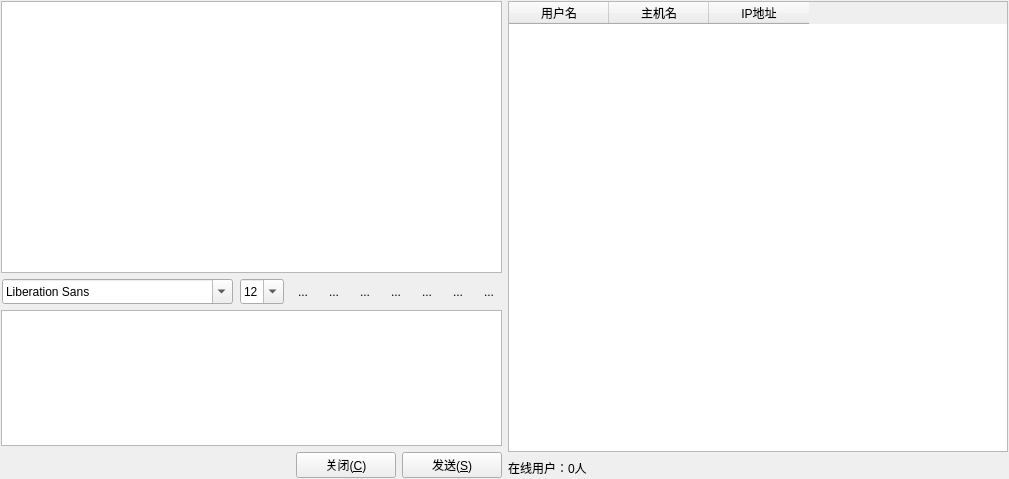
<?xml version="1.0" encoding="UTF-8"?>
<ui version="4.0">
 <class>Widget</class>
 <widget class="QWidget" name="Widget">
  <property name="geometry">
   <rect>
    <x>0</x>
    <y>0</y>
    <width>1009</width>
    <height>479</height>
   </rect>
  </property>
  <property name="windowTitle">
   <string>局域网聊天</string>
  </property>
  <layout class="QHBoxLayout" name="horizontalLayout_4">
   <property name="leftMargin">
    <number>1</number>
   </property>
   <property name="topMargin">
    <number>1</number>
   </property>
   <property name="rightMargin">
    <number>1</number>
   </property>
   <property name="bottomMargin">
    <number>1</number>
   </property>
   <item>
    <layout class="QVBoxLayout" name="verticalLayout">
     <property name="spacing">
      <number>6</number>
     </property>
     <property name="sizeConstraint">
      <enum>QLayout::SetDefaultConstraint</enum>
     </property>
     <item>
      <widget class="QTextBrowser" name="textBrowser">
       <property name="sizePolicy">
        <sizepolicy hsizetype="Expanding" vsizetype="Expanding">
         <horstretch>0</horstretch>
         <verstretch>2</verstretch>
        </sizepolicy>
       </property>
       <property name="frameShadow">
        <enum>QFrame::Sunken</enum>
       </property>
       <property name="openExternalLinks">
        <bool>false</bool>
       </property>
      </widget>
     </item>
     <item>
      <layout class="QHBoxLayout" name="horizontalLayout">
       <item>
        <widget class="QFontComboBox" name="fontComboBox">
         <property name="sizePolicy">
          <sizepolicy hsizetype="Fixed" vsizetype="Fixed">
           <horstretch>0</horstretch>
           <verstretch>0</verstretch>
          </sizepolicy>
         </property>
         <property name="minimumSize">
          <size>
           <width>1</width>
           <height>25</height>
          </size>
         </property>
        </widget>
       </item>
       <item>
        <widget class="QComboBox" name="fontsizecomboBox">
         <property name="sizePolicy">
          <sizepolicy hsizetype="Fixed" vsizetype="Maximum">
           <horstretch>0</horstretch>
           <verstretch>0</verstretch>
          </sizepolicy>
         </property>
         <property name="minimumSize">
          <size>
           <width>0</width>
           <height>25</height>
          </size>
         </property>
         <property name="editable">
          <bool>true</bool>
         </property>
         <property name="currentIndex">
          <number>3</number>
         </property>
         <item>
          <property name="text">
           <string>9</string>
          </property>
         </item>
         <item>
          <property name="text">
           <string>10</string>
          </property>
         </item>
         <item>
          <property name="text">
           <string>11</string>
          </property>
         </item>
         <item>
          <property name="text">
           <string>12</string>
          </property>
         </item>
         <item>
          <property name="text">
           <string>13</string>
          </property>
         </item>
         <item>
          <property name="text">
           <string>14</string>
          </property>
         </item>
         <item>
          <property name="text">
           <string>15</string>
          </property>
         </item>
         <item>
          <property name="text">
           <string>16</string>
          </property>
         </item>
         <item>
          <property name="text">
           <string>17</string>
          </property>
         </item>
         <item>
          <property name="text">
           <string>18</string>
          </property>
         </item>
         <item>
          <property name="text">
           <string>19</string>
          </property>
         </item>
         <item>
          <property name="text">
           <string>20</string>
          </property>
         </item>
         <item>
          <property name="text">
           <string>21</string>
          </property>
         </item>
         <item>
          <property name="text">
           <string>22</string>
          </property>
         </item>
        </widget>
       </item>
       <item>
        <widget class="QToolButton" name="textbold">
         <property name="toolTip">
          <string>加粗</string>
         </property>
         <property name="autoFillBackground">
          <bool>false</bool>
         </property>
         <property name="text">
          <string>...</string>
         </property>
         <property name="icon">
          <iconset resource="resource.qrc">
           <normaloff>:/image/textbold.png</normaloff>:/image/textbold.png</iconset>
         </property>
         <property name="iconSize">
          <size>
           <width>24</width>
           <height>24</height>
          </size>
         </property>
         <property name="checkable">
          <bool>true</bool>
         </property>
         <property name="autoRaise">
          <bool>true</bool>
         </property>
        </widget>
       </item>
       <item>
        <widget class="QToolButton" name="textitalic">
         <property name="toolTip">
          <string>倾斜</string>
         </property>
         <property name="autoFillBackground">
          <bool>false</bool>
         </property>
         <property name="text">
          <string>...</string>
         </property>
         <property name="icon">
          <iconset resource="resource.qrc">
           <normaloff>:/image/textitalic.png</normaloff>:/image/textitalic.png</iconset>
         </property>
         <property name="iconSize">
          <size>
           <width>24</width>
           <height>24</height>
          </size>
         </property>
         <property name="checkable">
          <bool>true</bool>
         </property>
         <property name="autoRaise">
          <bool>true</bool>
         </property>
        </widget>
       </item>
       <item>
        <widget class="QToolButton" name="textUnderline">
         <property name="toolTip">
          <string>下划线</string>
         </property>
         <property name="autoFillBackground">
          <bool>false</bool>
         </property>
         <property name="text">
          <string>...</string>
         </property>
         <property name="icon">
          <iconset resource="resource.qrc">
           <normaloff>:/image/textunder.png</normaloff>:/image/textunder.png</iconset>
         </property>
         <property name="iconSize">
          <size>
           <width>24</width>
           <height>24</height>
          </size>
         </property>
         <property name="checkable">
          <bool>true</bool>
         </property>
         <property name="autoRaise">
          <bool>true</bool>
         </property>
        </widget>
       </item>
       <item>
        <widget class="QToolButton" name="textcolor">
         <property name="toolTip">
          <string>字体颜色</string>
         </property>
         <property name="autoFillBackground">
          <bool>false</bool>
         </property>
         <property name="text">
          <string>...</string>
         </property>
         <property name="icon">
          <iconset resource="resource.qrc">
           <normaloff>:/image/textcolor.png</normaloff>:/image/textcolor.png</iconset>
         </property>
         <property name="iconSize">
          <size>
           <width>24</width>
           <height>24</height>
          </size>
         </property>
         <property name="checkable">
          <bool>false</bool>
         </property>
         <property name="autoRaise">
          <bool>true</bool>
         </property>
        </widget>
       </item>
       <item>
        <widget class="QToolButton" name="sendfile">
         <property name="toolTip">
          <string>传送文件</string>
         </property>
         <property name="autoFillBackground">
          <bool>false</bool>
         </property>
         <property name="text">
          <string>...</string>
         </property>
         <property name="icon">
          <iconset resource="resource.qrc">
           <normaloff>:/image/fileopen.png</normaloff>:/image/fileopen.png</iconset>
         </property>
         <property name="iconSize">
          <size>
           <width>24</width>
           <height>24</height>
          </size>
         </property>
         <property name="checkable">
          <bool>false</bool>
         </property>
         <property name="autoRaise">
          <bool>true</bool>
         </property>
        </widget>
       </item>
       <item>
        <widget class="QToolButton" name="save">
         <property name="toolTip">
          <string>保存聊天记录</string>
         </property>
         <property name="autoFillBackground">
          <bool>false</bool>
         </property>
         <property name="text">
          <string>...</string>
         </property>
         <property name="icon">
          <iconset resource="resource.qrc">
           <normaloff>:/image/Floppy.png</normaloff>:/image/Floppy.png</iconset>
         </property>
         <property name="iconSize">
          <size>
           <width>24</width>
           <height>24</height>
          </size>
         </property>
         <property name="checkable">
          <bool>false</bool>
         </property>
         <property name="autoRaise">
          <bool>true</bool>
         </property>
        </widget>
       </item>
       <item>
        <widget class="QToolButton" name="clear">
         <property name="toolTip">
          <string>清空聊天记录</string>
         </property>
         <property name="autoFillBackground">
          <bool>false</bool>
         </property>
         <property name="text">
          <string>...</string>
         </property>
         <property name="icon">
          <iconset resource="resource.qrc">
           <normaloff>:/image/Bin (empty).png</normaloff>:/image/Bin (empty).png</iconset>
         </property>
         <property name="iconSize">
          <size>
           <width>24</width>
           <height>24</height>
          </size>
         </property>
         <property name="checkable">
          <bool>false</bool>
         </property>
         <property name="autoRaise">
          <bool>true</bool>
         </property>
        </widget>
       </item>
      </layout>
     </item>
     <item>
      <widget class="QTextEdit" name="textEdit">
       <property name="sizePolicy">
        <sizepolicy hsizetype="Expanding" vsizetype="Maximum">
         <horstretch>0</horstretch>
         <verstretch>1</verstretch>
        </sizepolicy>
       </property>
       <property name="font">
        <font>
         <family>宋体</family>
         <pointsize>12</pointsize>
        </font>
       </property>
       <property name="html">
        <string>&lt;!DOCTYPE HTML PUBLIC &quot;-//W3C//DTD HTML 4.0//EN&quot; &quot;http://www.w3.org/TR/REC-html40/strict.dtd&quot;&gt;
&lt;html&gt;&lt;head&gt;&lt;meta name=&quot;qrichtext&quot; content=&quot;1&quot; /&gt;&lt;style type=&quot;text/css&quot;&gt;
p, li { white-space: pre-wrap; }
&lt;/style&gt;&lt;/head&gt;&lt;body style=&quot; font-family:'宋体'; font-size:12pt; font-weight:400; font-style:normal;&quot;&gt;
&lt;p style=&quot;-qt-paragraph-type:empty; margin-top:0px; margin-bottom:0px; margin-left:0px; margin-right:0px; -qt-block-indent:0; text-indent:0px;&quot;&gt;&lt;br /&gt;&lt;/p&gt;&lt;/body&gt;&lt;/html&gt;</string>
       </property>
      </widget>
     </item>
     <item>
      <layout class="QHBoxLayout" name="horizontalLayout_2">
       <item>
        <spacer name="horizontalSpacer">
         <property name="orientation">
          <enum>Qt::Horizontal</enum>
         </property>
         <property name="sizeHint" stdset="0">
          <size>
           <width>40</width>
           <height>20</height>
          </size>
         </property>
        </spacer>
       </item>
       <item>
        <widget class="QPushButton" name="close">
         <property name="minimumSize">
          <size>
           <width>100</width>
           <height>25</height>
          </size>
         </property>
         <property name="text">
          <string>关闭(&amp;C)</string>
         </property>
        </widget>
       </item>
       <item>
        <widget class="QPushButton" name="send">
         <property name="minimumSize">
          <size>
           <width>100</width>
           <height>25</height>
          </size>
         </property>
         <property name="text">
          <string>发送(&amp;S)</string>
         </property>
        </widget>
       </item>
      </layout>
     </item>
    </layout>
   </item>
   <item>
    <layout class="QGridLayout" name="gridLayout">
     <item row="0" column="0">
      <widget class="QTableWidget" name="tableWidget">
       <property name="toolTip">
        <string>在线用户信息列表</string>
       </property>
       <property name="frameShape">
        <enum>QFrame::StyledPanel</enum>
       </property>
       <property name="editTriggers">
        <set>QAbstractItemView::NoEditTriggers</set>
       </property>
       <property name="selectionMode">
        <enum>QAbstractItemView::SingleSelection</enum>
       </property>
       <property name="selectionBehavior">
        <enum>QAbstractItemView::SelectRows</enum>
       </property>
       <property name="showGrid">
        <bool>false</bool>
       </property>
       <column>
        <property name="text">
         <string>用户名</string>
        </property>
        <property name="icon">
         <iconset>
          <normalon>:/image/User.png</normalon>
         </iconset>
        </property>
       </column>
       <column>
        <property name="text">
         <string>主机名</string>
        </property>
       </column>
       <column>
        <property name="text">
         <string>IP地址</string>
        </property>
       </column>
      </widget>
     </item>
     <item row="1" column="0">
      <layout class="QHBoxLayout" name="horizontalLayout_3">
       <item>
        <widget class="QLabel" name="onlineUser">
         <property name="sizePolicy">
          <sizepolicy hsizetype="Fixed" vsizetype="Preferred">
           <horstretch>0</horstretch>
           <verstretch>0</verstretch>
          </sizepolicy>
         </property>
         <property name="text">
          <string>在线用户：0人</string>
         </property>
        </widget>
       </item>
       <item>
        <spacer name="horizontalSpacer_2">
         <property name="orientation">
          <enum>Qt::Horizontal</enum>
         </property>
         <property name="sizeHint" stdset="0">
          <size>
           <width>30</width>
           <height>20</height>
          </size>
         </property>
        </spacer>
       </item>
      </layout>
     </item>
    </layout>
   </item>
  </layout>
 </widget>
 <layoutdefault spacing="6" margin="11"/>
 <resources>
  <include location="resource.qrc"/>
 </resources>
 <connections/>
</ui>
